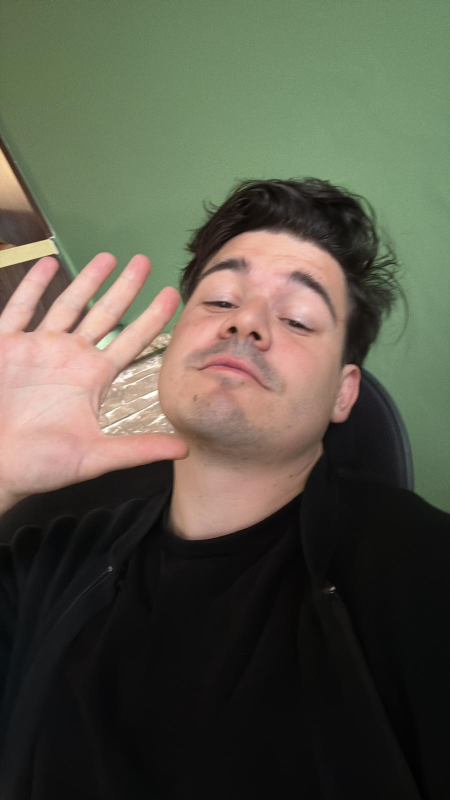
#> input picture tools/default-photo.jpeg, 900 x 1600 px (shown at 1/2 size)
$ python prepare_template.py default-photo.jpeg
#> lines starting #> are read from the running program, lines starting #| are printed output that depends on the picture; after the words box and inside, x2 and y2 are one past the last pixel; in counts of white or black regions, pixels touching at a corner belong together
#!/usr/bin/env python3
"""Build the meme template from the original parliament screenshot.

What it does
  1. Removes the two-line caption at the bottom (font-matched mask + inpainting).
  2. Finds the inner edge of the white border of the photo the man is holding,
     and builds a warp grid (Coons patch) that follows the bent paper.
  3. Builds the replace mask (photo area minus the fingertip that overlaps it),
     plus a shading map and a glare map so inserted images look printed.
  4. Fills the photo area with blank paper and writes the assets used by the site (docs/).

Outputs (in ../docs/assets):
  template-data.js    geometry (warp grid, caption position) plus two embedded images:
                      the cleaned template (WebP, photo area blank) and the maps
                      (PNG, cropped to the photo bbox: R = replace mask, G = shading, B = glare).
                      Embedded as data URIs so the page also works when opened from disk.
  og.jpg              1280x725 preview image for shared links

Requirements: numpy, pillow, scipy, opencv-contrib-python-headless; macOS Arial Bold font.
Usage: python3 tools/prepare_template.py [screenshot.png]   (default: tools/original-screenshot.png)
"""
import base64
import io
import json
import sys
from pathlib import Path

import cv2
import numpy as np
from PIL import Image, ImageDraw, ImageFont
from scipy import ndimage as ndi
from scipy.ndimage import gaussian_filter1d, median_filter

ROOT = Path(__file__).resolve().parent.parent
ASSETS = ROOT / "docs" / "assets"
FONT_PATH = "/System/Library/Fonts/Supplemental/Arial Bold.ttf"
FONT_SIZE = 76
CROP_TOP, CROP_BOTTOM = 2, 4          # black rows in the screenshot
CAPTION = [("Миленко Јованов", 68, 1590), ("Александар Вучић - Србија побеђује", 64, 1678)]
DESK_OBJECT = (640, 1585, 880, 1662)   # white paper + pen on the desk that touches the letters


# ----------------------------------------------------------------------------- caption removal
def caption_mask(img):
    """Render the caption with the matching font, fit every word, return a dilated mask."""
    H, W = img.shape[:2]
    mn = img.min(axis=2).astype(int)
    target = mn > 190
    excl = np.zeros_like(target)
    x0, y0, x1, y1 = DESK_OBJECT
    excl[y0:y1, x0:x1] = True
    font = ImageFont.truetype(FONT_PATH, FONT_SIZE)

    def word_mask(text):
        l, t, r, b = font.getbbox(text, anchor="ls")
        pad = 4
        im = Image.new("L", (r - l + 2 * pad, b - t + 2 * pad), 0)
        ImageDraw.Draw(im).text((pad - l, pad - t), text, font=font, fill=255, anchor="ls")
        return np.asarray(im), (pad - l, pad - t)   # origin inside the small image

    glyphs = np.zeros((H, W), np.uint8)
    for text, ox, base in CAPTION:
        words = text.split(" ")
        for i, word in enumerate(words):
            prefix = " ".join(words[:i]) + (" " if i else "")
            wx = ox + font.getlength(prefix)
            m, (px, py) = word_mask(word)
            mb = m > 127
            best = (-1.0, 0, 0)
            for dy in range(-4, 5):
                for dx in range(-8, 9):
                    gx, gy = int(round(wx + dx - px)), base + dy - py
                    h, w = mb.shape
                    t = target[gy:gy + h, gx:gx + w]
                    v = ~excl[gy:gy + h, gx:gx + w]
                    s = (mb & t & v).sum() / max(((mb | t) & v).sum(), 1)
                    if s > best[0]:
                        best = (s, gx, gy)
            _, gx, gy = best
            h, w = m.shape
            glyphs[gy:gy + h, gx:gx + w] = np.maximum(glyphs[gy:gy + h, gx:gx + w], m)

    g = (glyphs > 40).astype(np.uint8)
    mask = cv2.dilate(g, cv2.getStructuringElement(cv2.MORPH_ELLIPSE, (11, 11)))
    near = cv2.dilate(g, cv2.getStructuringElement(cv2.MORPH_ELLIPSE, (15, 15))) > 0
    extra = ((mn > 150) & near).astype(np.uint8)
    extra[excl] = 0
    return np.maximum(mask, cv2.dilate(extra, cv2.getStructuringElement(cv2.MORPH_ELLIPSE, (5, 5))))


# [329 lines left out: functions remove_caption, border_scan, build_grid, finger_mask, region_alpha, uv_map and 3 more, not called in this run]


def main(src):
#> called with src = 'default-photo.jpeg'
    img = np.asarray(Image.open(src).convert("RGB")).copy()
#> img is the input picture: shape (1600, 900, 3); mean R, G, B 89, 87.3, 72.9
    H, W = img.shape[:2]
#> H = 1600; W = 900

    print("1/5 caption removal")
    clean = remove_caption(img, caption_mask(img))
#> in caption_mask, `mn = img.min(axis=2).astype(int)`:
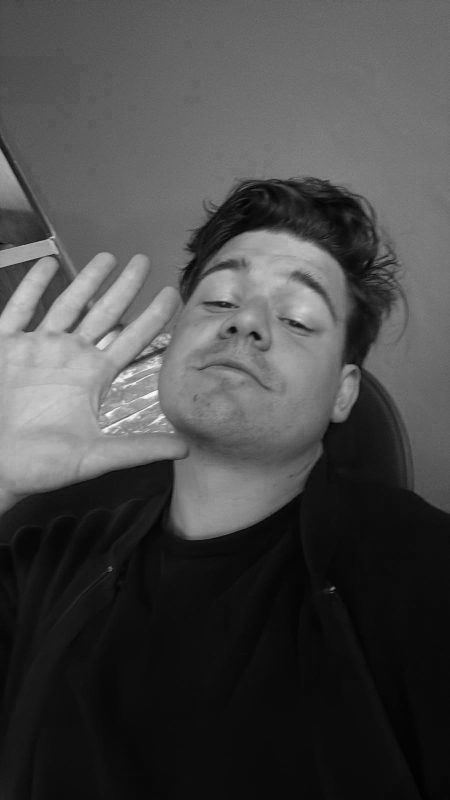
#> mn: shape (1600, 900) int64 (shown at 1/2 size); min 0, max 253, mean 72.7
#> in caption_mask, `target = mn > 190`:
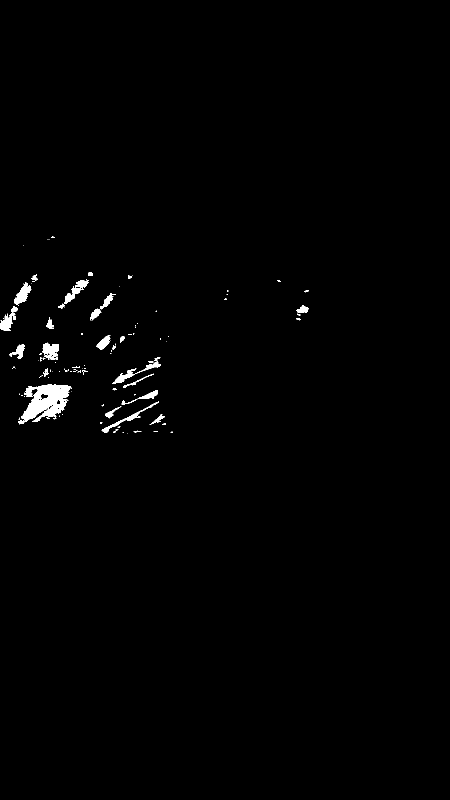
#> target: shape (1600, 900) bool (shown at 1/2 size); 0.89% white; 115 white regions (84 under 20 px), largest, box (x1, y1, x2, y2) and area: (36, 769, 144, 848) 4553, (85, 685, 118, 720) 783, (225, 715, 322, 768) 782
#> the loop in caption_mask, `for text, ox, base in CAPTION:` made 1 pass
#> after the loop in caption_mask, `for text, ox, base in CAPTION:`:
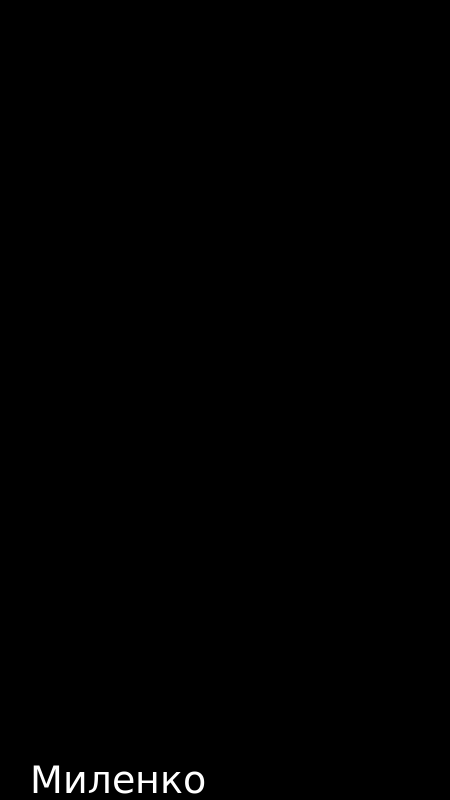
#> glyphs: shape (1600, 900) (shown at 1/2 size); min 0, max 255, mean 1

    print("2/5 photo geometry")
    grid, aspect = build_grid(border_scan(img))
    finger = finger_mask(img)
    alpha = region_alpha(grid, (H, W)) * (1 - finger)

    print("3/5 uv, shading, glare")
    U, V = uv_map(grid, (H, W))
    shade, glare = shade_and_glare(img, grid, U, V, finger)

    print("4/5 blank paper")
    paper = np.array([247, 243, 240], np.float32)
    blank = paper[None, None, :] * shade[..., None]
    blank = 255 - (255 - blank) * (1 - 0.35 * glare[..., None])
    a3 = alpha[..., None]
    clean = (clean.astype(np.float32) * (1 - a3) + blank * a3).clip(0, 255).astype(np.uint8)

    print("5/5 writing assets")
    clean = clean[CROP_TOP:H - CROP_BOTTOM]
    TH = clean.shape[0]
    alpha, shade, glare = (x[CROP_TOP:H - CROP_BOTTOM] for x in (alpha, shade, glare))
    grid = grid - np.array([0, CROP_TOP])
    ys, xs = np.nonzero(alpha > 0)
    pad = 6
    bx0, by0 = max(xs.min() - pad, 0), max(ys.min() - pad, 0)
    bx1, by1 = min(xs.max() + pad + 1, W), min(ys.max() + pad + 1, TH)
    maps = np.dstack([alpha, shade, glare])[by0:by1, bx0:bx1]
    maps = (maps * 255).round().clip(0, 255).astype(np.uint8)

    ASSETS.mkdir(parents=True, exist_ok=True)
    tpl = Image.fromarray(clean)
    data = {
        "width": W, "height": TH,
        "bbox": {"x": int(bx0), "y": int(by0), "w": int(bx1 - bx0), "h": int(by1 - by0)},
        "grid": {"nu": int(grid.shape[1]), "nv": int(grid.shape[0]),
                 "points": [round(float(c), 2) for c in grid.reshape(-1)]},
        "aspect": round(float(aspect), 4),
        "caption": {"x": 66, "baselines": [CAPTION[0][2] - CROP_TOP, CAPTION[1][2] - CROP_TOP],
                    "fontSize": FONT_SIZE, "maxWidth": W - 66 - 70},
    }
    og_image(tpl, data).save(ASSETS / "og.jpg", quality=86, optimize=True, progressive=True)
    data["image"] = data_uri(tpl, "WEBP", quality=90, method=6)
    data["maps"] = data_uri(Image.fromarray(maps, "RGB"), "PNG", optimize=True)
    js = ("/* Generated by tools/prepare_template.py - do not edit by hand. */\n"
          "window.MEME_TEMPLATE = " + json.dumps(data, separators=(",", ":")) + ";\n")
    (ASSETS / "template-data.js").write_text(js)
    print("bbox", data["bbox"], "aspect", data["aspect"], "template", tpl.size)


if __name__ == "__main__":
#> (the run stopped early here; a loop or call above may not have finished)
